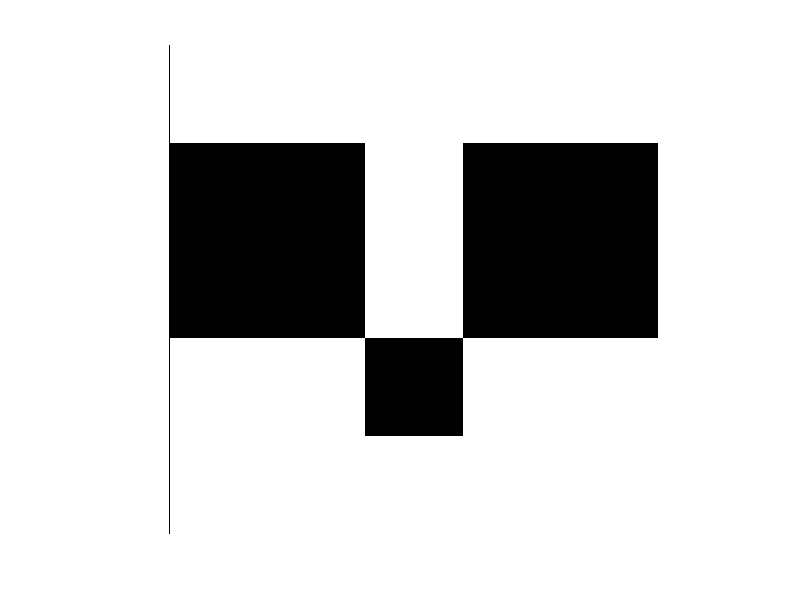

Reproduce this figure in MATLAB.
clear all
clc

% Change 0 to 1 and 1 to 0
binerImage = [
    0 0 0 0 0; 
    1 1 0 1 1;
    1 1 0 1 1;
    0 0 1 0 0;
    0 0 0 0 0
    ]

% imshow(binerImage)

% find(binerImage)
% find(~binerImage)

% binerImage(find(~binerImage)) = 1
% binerImage(find(binerImage)) = 0

binerImage = ~binerImage

imshow(binerImage)


